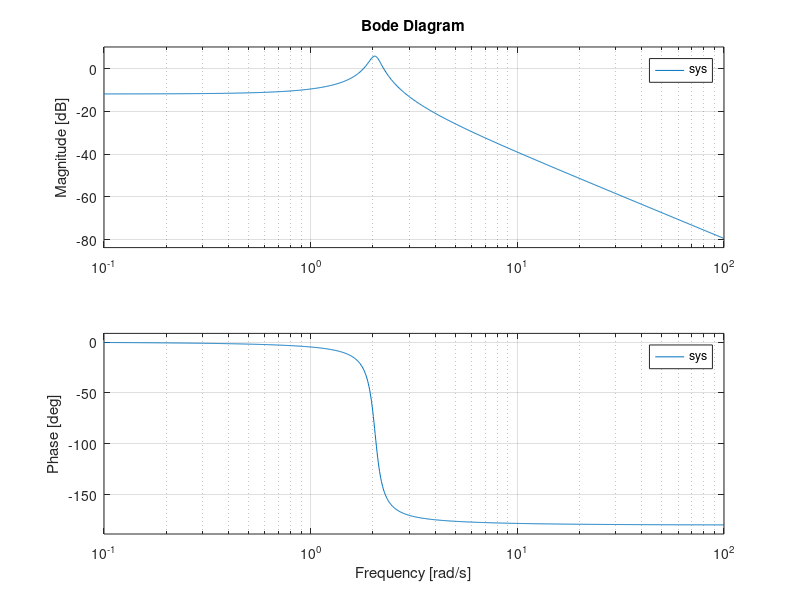
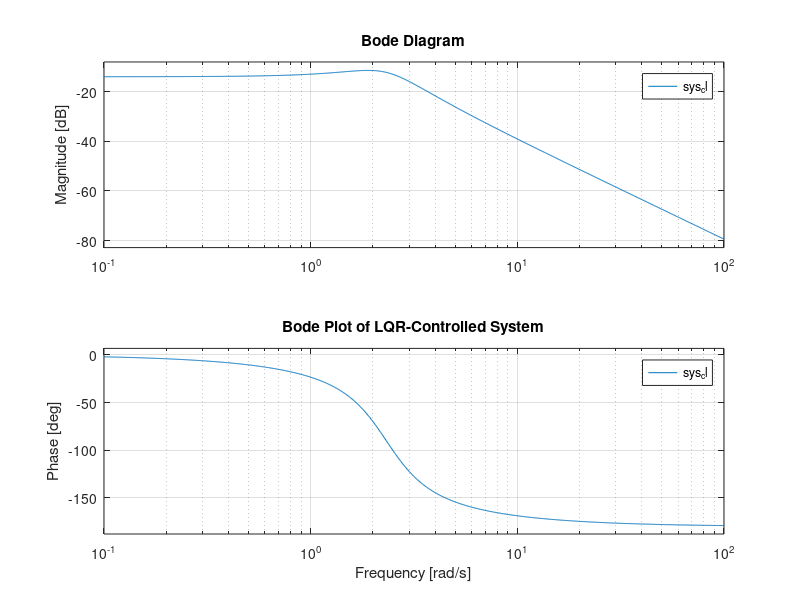
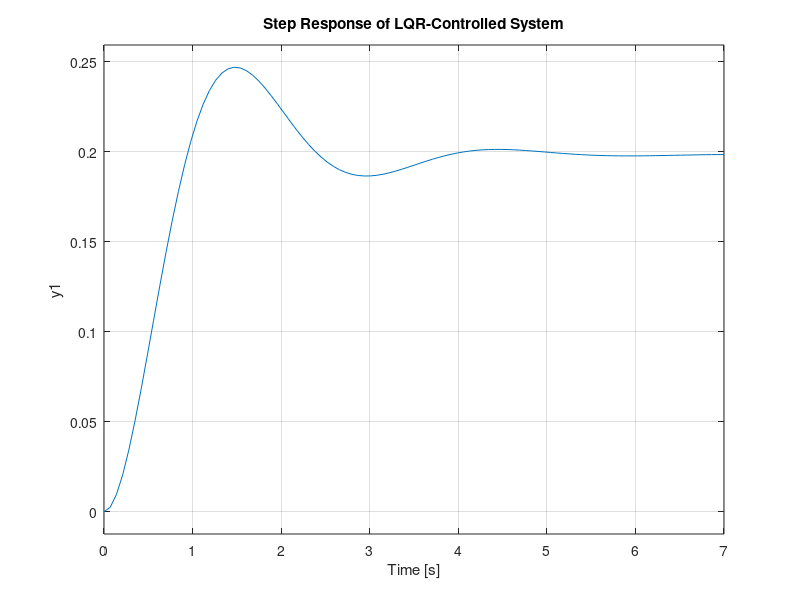

Here is the MATLAB script that generated these plots, in order:
function TF_with_feedback_LQR
    % Define parameters
    c = 0.5;   % Damping coefficient
    m = 0.8;   % Mass
    g = 9.81;  % Gravitational acceleration
    dc = 1;  % Distance from pivot to center of mass
    d1 = 2;    % Distance from pivot to thrust point
    m_motor = 0.2; % Mass of motor
    J = 1/3*(m*d1^2) + m_motor*d1^2; % Moment of inertia
    
    % Define the linearized system matrices A and B
    A = [0, 1; -m*g*dc/J, -c/J];
    B = [0; d1/J];
    
    % Output matrix C
    C = [1, 0];
    
    % D matrix 
    D = 0;
    
   
    % Transfer function computation
    sys = ss(A, B, C, D);
    disp(A);
    disp(B);
    transferFunction = tf(sys);

    co = ctrb(sys);
    controllability = rank(co); 
    
    disp("controllability matrix : ");
    disp(co); 
    
    [V,Diag] = eig(co);
    disp("eigenvector of co");
    disp(V);

    disp("eigenvalues of co");
    disp(Diag);

    disp("Controllabilite : ");
    disp(controllability);

    Wc = gram(sys,'c');
    disp("Gramian : ");
    disp(Wc);
    disp(eig(Wc));

    [U,S,V] = svd(co,'econ');
    disp("SVD U : ");
    disp(U);

    disp("SVD S : ");
    disp(S);
    
    disp("SVD V : ");
    disp(V);
    
    % Design LQR controller
    Q = [10 0; 0 1];

    disp(Q);

    R = 1;     
    K = lqr(A, B, Q, R);

    % Display the LQR controller gains
    disp('LQR Controller Gains:');
    disp(K);

    disp(Q);

    Ac = [(A-B*K)];
    Bc = [B];
    Cc= [C];
    Dc = [D];
    
    disp(eig(A));
    disp(eig(Ac));
    figure
    bode(sys);
    sys_cl = ss(Ac,Bc,Cc,Dc);

    [Gm_lqr, Pm_lqr, Wcg_lqr, Wcp_lqr] = margin(sys_cl);
    disp("Gm_lqr : ");
    disp(Gm_lqr);
    disp("Pm_lqr : ");
    disp(Pm_lqr);
    disp("Wcg_lqr : ");
    disp(Wcg_lqr);
    disp("Wcp_lqr : ");
    disp(Wcp_lqr);

    % Bode plot
    figure;
    bode(sys_cl);
    title('Bode Plot of LQR-Controlled System');

    % Step response
    figure;
    step(sys_cl);
    title('Step Response of LQR-Controlled System');
    
    
    
end
